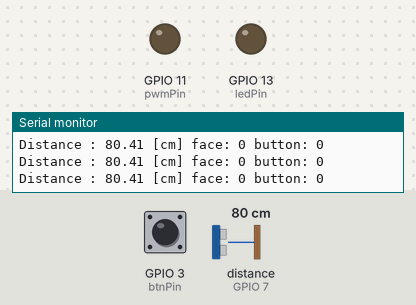
A sketch run on a simulated ESP32-S3. Parts: output pins drawn as LEDs (lit = HIGH), the last lines printed to the serial monitor. Wiring (inferred from the names in the program): ultrasonic range finder: trigger GPIO 10; echo GPIO 7. Dashed ring = blinking. Inputs (shaded band) come from the test bench; at power-on: GPIO 3 (btnPin) HIGH, distance to the obstacle (sensor on GPIO 7) 80 cm. The echo pulse lasts 58.3 µs per cm; pins used as bus, display or sensor lines are not drawn.

Above: at 1.3 s.
1.4 s: GPIO 3 (btnPin) pulled LOW for 0.6 s
At 2.8 s:
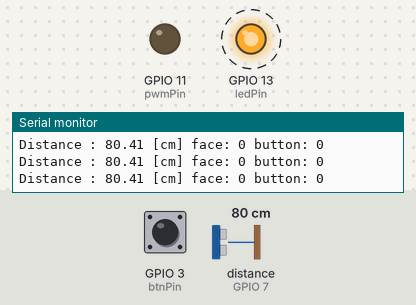
5.0 s: distance to the obstacle (sensor on GPIO 7) set to 6 cm
6.7 s: distance to the obstacle (sensor on GPIO 7) set to 3 cm
At 8.8 s:
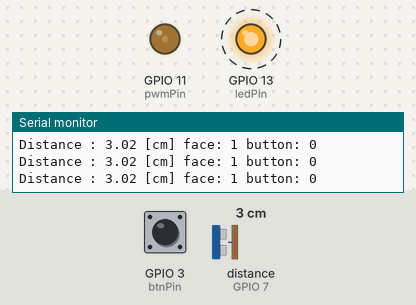
9.7 s: GPIO 3 (btnPin) pulled LOW for 1 s
At 12.4 s:
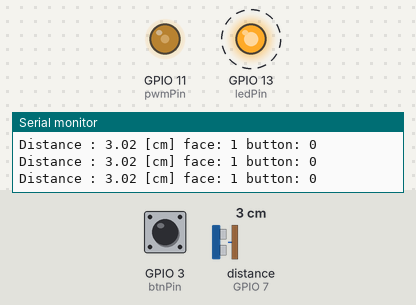
Timing chart, 0 to 14.7 s (numbered marks = the images above; inputs shaded):
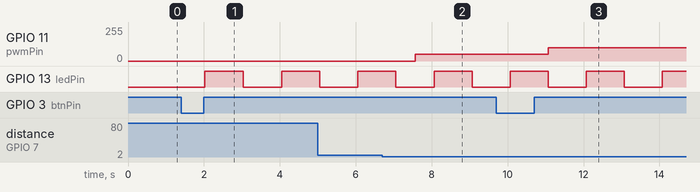

The sketch:

mini_fan.ino
```cpp
// State definition
#define S0  0
#define S1  1
#define S2  2

// Address number of output in array
#define PWM 0
#define LED 1

const int ledPin = 13;
const int pwmPin = 11;
const int btnPin = 3;

const int trigPin = 10;   // Trigger pin : PWM out
const int echoPin = 7;    // Echo pin : Interrupt in


unsigned long duration;
float distance;

unsigned char state = S0;
unsigned char nextstate = S0;
unsigned char button = 0;
unsigned char face = 0;
unsigned char newinput = 0;

unsigned char ledOut = LOW;
unsigned char pwmOut = 0;

// State table definition
typedef struct {
  uint32_t out[2][2][2];     // output = FSM[state].out[button][PWM or LED]
  uint32_t next[2][2];       // nextstate = FSM[state].next[button]
} State_t;

State_t FSM[3] =
{
  { {{{0  , LOW  },  {0  ,   LOW  }}, {{0, HIGH}, {50  , HIGH }}},     {{S0, S0}, {S1, S1}} },
  { {{{0  , HIGH },  {50  ,  HIGH }}, {{0, HIGH}, {100 , HIGH }}},     {{S1, S1}, {S2, S2}} },
  { {{{0  , HIGH },  {100  , HIGH }}, {{0, LOW }, {0  ,  LOW  }}},     {{S2, S2}, {S0, S0}} },
};

void setup() {
  // initialize the LED pin as an output:
  pinMode(ledPin, OUTPUT);

  // Initialize pwm pin as an output:
  pinMode(pwmPin, OUTPUT);

 pinMode(trigPin, OUTPUT);
  pinMode(echoPin, INPUT);

  Serial.begin(9600);

  // initialize the pushbutton pin as an interrupt input:
  pinMode(btnPin, INPUT_PULLUP);
  attachInterrupt(digitalPinToInterrupt(btnPin), pressed, RISING);
}

void loop() {
  // Calculate next state. then update State
  nextState();


  //깜빡깜빡
  digitalWrite(trigPin, HIGH);
  delayMicroseconds(10);
  digitalWrite(trigPin, LOW);
  delayMicroseconds(10);

  duration = pulseIn(echoPin, HIGH);
  distance = (float)duration / 58.0;


 if (distance > 5)
  face = 0;
  else
  face = 1;


  Serial.printf("Distance : ");
  Serial.print(distance);
  Serial.print(" [cm] ");
      Serial.print("face: ");
    Serial.print(face);
          Serial.print(" button: ");
    Serial.println(button);

  // Output

  if ((millis()/1000)%2)
  digitalWrite(ledPin, LOW);
  else
    digitalWrite(ledPin, ledOut);

    analogWrite(pwmPin, pwmOut);

  delay(500);
}

void pressed(){
  button = 1;
}


void nextState(){

  pwmOut = FSM[state].out[button][face][PWM];
  ledOut = FSM[state].out[button][face][LED];

  nextstate = FSM[state].next[button][face];

  state = nextstate;
  newinput = 0;
    button = 0;

}
```

Measured:
- the behaviour switches between 5 and 4 cm on distance to the obstacle (sensor on GPIO 7) (found by bisection; images 1 and 2)
- after the input at 1.4 s, GPIO 13 (ledPin): LOW → HIGH after 0.63 s, → LOW 1.0 s later, → HIGH 1.0 s later
- after the input at 6.7 s, GPIO 11 (pwmPin): 0/255 → 50/255 after 0.86 s
- after the input at 9.7 s, GPIO 11 (pwmPin): 50/255 → 100/255 after 1.4 s
